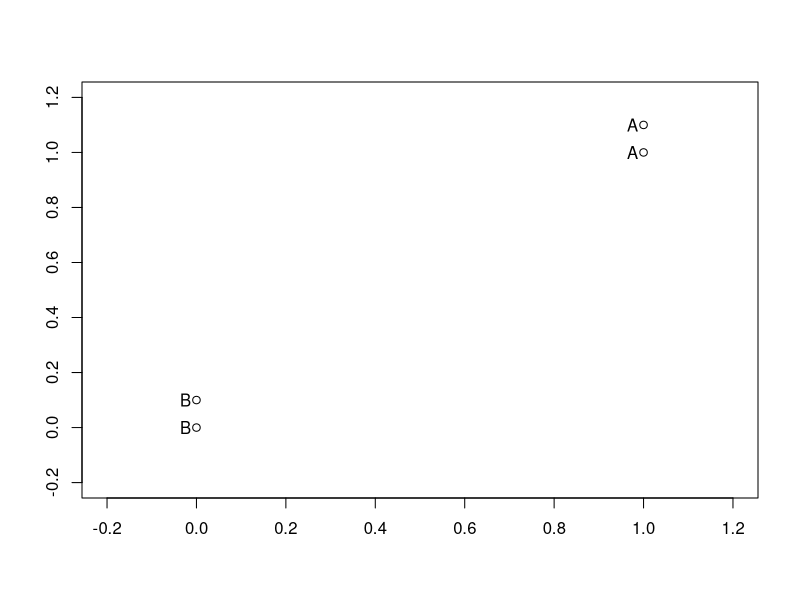

Here is the R script that generated this plot:
require(R6)

KNN <- R6Class("KNN",
               public = list(
                 CreateDataSet = function(){
                   group <- matrix(c(1.0,1.1,1.0,1.0,0,0,0,0.1),ncol=2,byrow=T) #Assume we have this matrix
                   labels <- rep(c('A','B'),each=2)
                   dt <- as.data.frame(group)
                   dt$labels <- labels
                   dt
                 }
               )
)
knn <- KNN$new()
known <- knn$CreateDataSet()
plot(V2~V1,data=known,xlim=c(-0.2,1.2),ylim=c(-0.2,1.2),xlab="",ylab="")
text(known$V1,known$V2,known$labels,adj=c(1.5,0.5))

library(magrittr)
CalDistance <- function(item1,item2)
{
  (item1-item2)**2 %>% sum %>% sqrt
}
KNN$set("private","CalDistance",CalDistance,overwrite = T)


Classify0 <- function(known,unknown,k)
{
  mat <- as.matrix(known[,-ncol(known)])
  
  diffMat <- mat - matrix(rep(unlist(unknown),nrow(mat)),ncol=ncol(mat),byrow=T)
  distances <- diffMat**2 %>% rowSums() %>% sqrt
  sortedDistIndicies <- order(distances)
  classCount <- table(known[sortedDistIndicies[1:k],ncol(known)])
  classCount <- sort(classCount,decreasing = T)
  return(names(classCount)[1])
}

KNN$set("public","Classify0",Classify0,overwrite = T)
unknown <- data.frame(V1=0,V2=0)
knn <- KNN$new()
knn$Classify0(known,unknown,3)